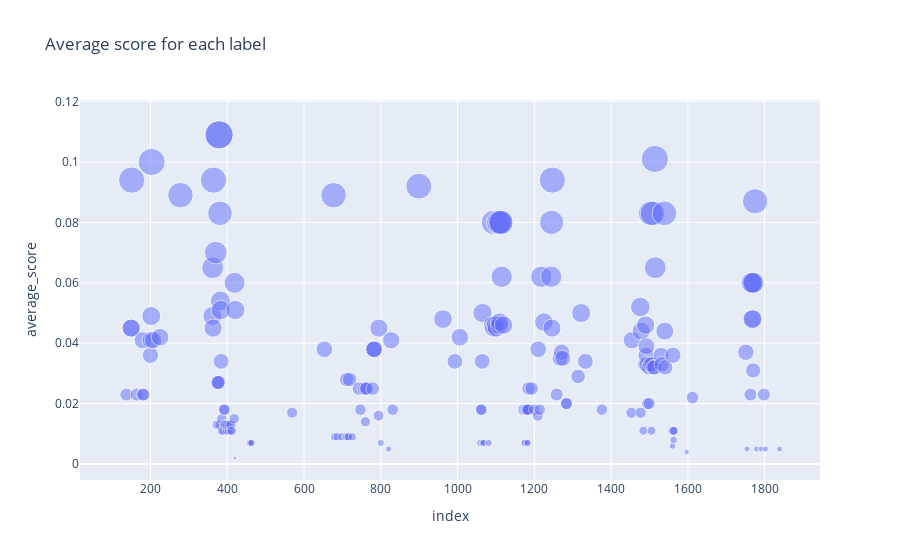

Write notebook code for a chart like this one.
### Code cell
# plot the average score for each label with plotly
fig = px.scatter(df_results_scores, x=df_results_scores.index,
                  y="average_score",
                  title="Average score for each label", size="average_score", size_max=20, opacity=0.5)
fig.show()

### Figure 1 — Plotly figure (JSON) as saved in the notebook; plotly's stock layout.template omitted (floating-point values rounded to 4 significant figures; data arrays with more than 128 entries replaced by an {"elided": "..."} marker saying what was removed)
{"data": [{"hovertemplate": "index=%{x}<br>average_score=%{marker.size}<extra></extra>", "legendgroup": "", "marker": {"color": "#636efa", "opacity": 0.5, "size": {"elided": "191 float values"}, "sizemode": "area", "sizeref": 0.0002725, "symbol": "circle"}, "mode": "markers", "name": "", "orientation": "v", "showlegend": false, "type": "scatter", "x": {"elided": "191 int values"}, "xaxis": "x", "y": {"elided": "191 float values"}, "yaxis": "y"}], "layout": {"legend": {"itemsizing": "constant", "tracegroupgap": 0}, "title": {"text": "Average score for each label"}, "xaxis": {"anchor": "y", "domain": [0, 1], "title": {"text": "index"}}, "yaxis": {"anchor": "x", "domain": [0, 1], "title": {"text": "average_score"}}}}
